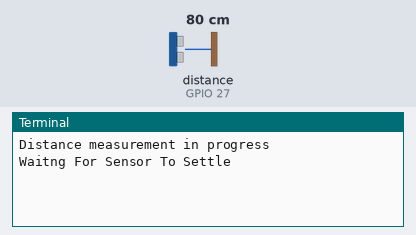
Bench run of a program on a simulated Raspberry Pi (BCM pin numbers). Parts: the last lines printed to the terminal. Inputs (shaded band) come from the test bench; at power-on: distance to the obstacle (sensor on GPIO 27) 80 cm. The echo pulse lasts 58.3 µs per cm; the clock reads 2024-03-15 10:24:30 at power-on unless the program sets it.

Above: at 1.2 s.
1.3 s: distance to the obstacle (sensor on GPIO 27) set to 2 cm
At 2.9 s:
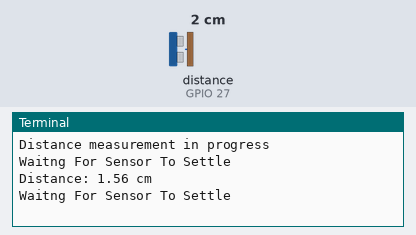
5.5 s: distance to the obstacle (sensor on GPIO 27) set to 4 cm
At 7.2 s:
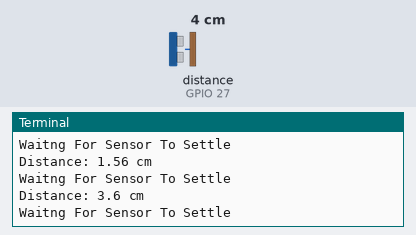

Measured:
- after the input at 1.3 s, the terminal: prints a new line after 0.70 s (image 1)
- after the input at 5.5 s, the terminal: prints a new line after 0.50 s (image 2)

The program:

electrosomedotcom.py
```python
#!/usr/bin/env python
"""
https://electrosome.com/hc-sr04-ultrasonic-sensor-raspberry-pi/
"""

import RPi.GPIO as GPIO                    #Import GPIO library
import time                                #Import time library
GPIO.setmode(GPIO.BCM)                     #Set GPIO pin numbering

TRIG = 22                                  #Associate pin 23 to TRIG
ECHO = 27                                  #Associate pin 24 to ECHO

print "Distance measurement in progress"

GPIO.setup(TRIG,GPIO.OUT)                  #Set pin as GPIO out
GPIO.setup(ECHO,GPIO.IN)                   #Set pin as GPIO in

while True:
    GPIO.output(TRIG, False)                 #Set TRIG as LOW
    print "Waitng For Sensor To Settle"
    time.sleep(2)                            #Delay of 2 seconds

    GPIO.output(TRIG, True)                  #Set TRIG as HIGH
    time.sleep(0.00001)                      #Delay of 0.00001 seconds
    GPIO.output(TRIG, False)                 #Set TRIG as LOW

    while GPIO.input(ECHO)==0:               #Check whether the ECHO is LOW
        pulse_start = time.time()              #Saves the last known time of LOW pulse

    while GPIO.input(ECHO)==1:               #Check whether the ECHO is HIGH
        pulse_end = time.time()                #Saves the last known time of HIGH pulse

    pulse_duration = pulse_end - pulse_start #Get pulse duration to a variable

    distance = pulse_duration * 17150        #Multiply pulse duration by 17150 to get distance
    distance = round(distance, 2)            #Round to two decimal points

    if distance > 2 and distance < 400:      #Check whether the distance is within range
        print "Distance:",distance - 0.5,"cm"  #Print distance with 0.5 cm calibration
    else:
        print "Out Of Range"                   #display out of range
```
